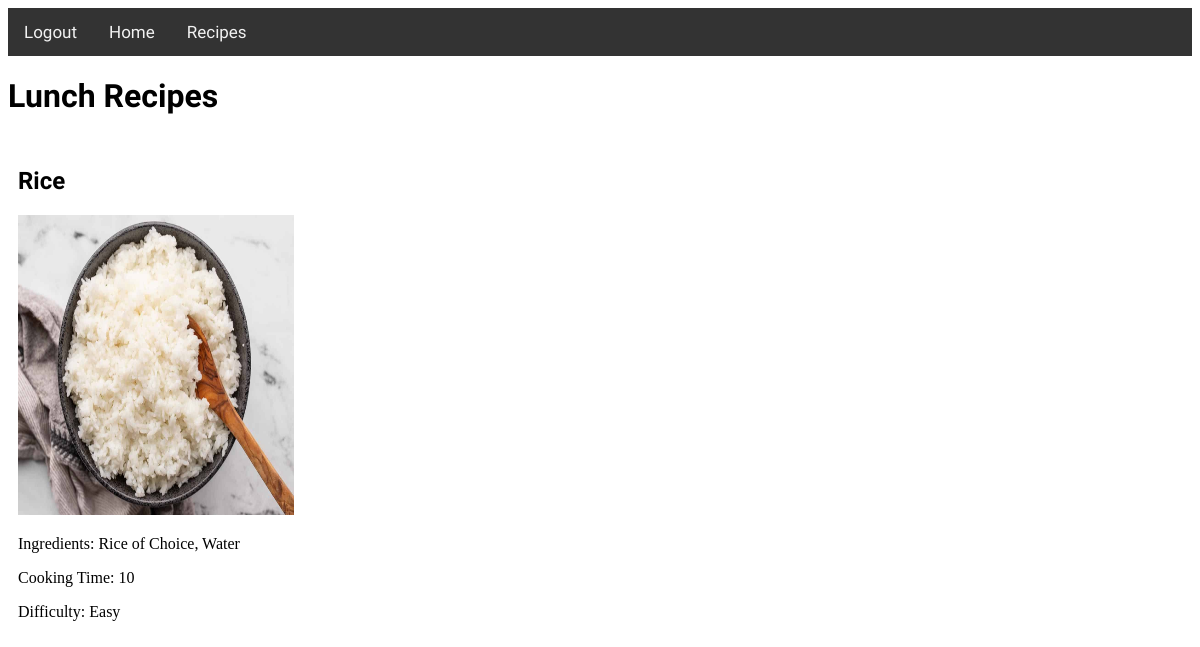
Screenshot of /lunches/ with the database file from the repository.
### recipes/models.py (models this page shows, shortened)
class Recipe(models.Model):
    TYPE_CHOICES = (
        ('Breakfast', 'Breakfasts'),
        ('Lunch', 'Lunches'),
        ('Dinner', 'Dinners'),
    )
    id = models.AutoField(primary_key=True)
    recipe_name = models.CharField(max_length=255)
    ingredients = models.TextField()
    cooking_time = models.CharField(max_length=10)
    difficulty = models.CharField(max_length=50)
    pic = models.ImageField(upload_to='media/', null=True, blank=True)
    recipe_type = models.CharField(max_length=10, choices=TYPE_CHOICES, default='Breakfast')

### recipes/views.py (the view)
# urls.py: path('lunches/', views.lunches_view, name='lunches'),  # Add URL for lunches
def lunches_view(request):
    lunch_recipes = Recipe.objects.filter(recipe_type='Lunch')
    context = {'lunch_recipes': lunch_recipes}
    return render(request, 'lunches.html', context)

### recipes/templates/lunches.html (shortened to what this page needs)
<!DOCTYPE html>
<html>
<head>
</head>
<body>
    <nav class="topnav" id="myTopnav">
        <a href="{% url 'recipes:login' %}">Logout</a>
        <a href="{% url 'recipes:home' %}">Home</a>
        <a href="{% url 'recipes:list' %}">Recipes</a>
    </nav>
    <h1 style="font-family: 'Abel', sans-serif;">Lunch Recipes</h1>
    <div class="row">
        {% for recipe in lunch_recipes %}
            <div class="column">
                <div class="recipe-container">
                    <h2>{{ recipe.recipe_name }}</h2>
                    <img src="{{ recipe.pic.url }}" alt="{{ recipe.recipe_name }}">
                    <p>Ingredients: {{ recipe.ingredients }}</p>
                    <p>Cooking Time: {{ recipe.cooking_time }}</p>
                    <p>Difficulty: {{ recipe.difficulty }}</p>
                </div>
            </div>
        {% endfor %}
    </div>
</body>
</html>

### recipes/templates/lunches.html (style rules this page uses)
.row { display: flex; flex-wrap: wrap; }
.column { width: 25%; padding: 10px; box-sizing: border-box; }
img { width: 100%; height: 300px; transition: all 0.3s ease; cursor: pointer; }
h2 { font-family: 'Abel', sans-serif; font-size: 24px; text-align: left; margin-bottom: 20px; }
.topnav { overflow: hidden; background-color: #333; }
.topnav a { float: left; display: block; color: #f2f2f2; text-align: center; padding: 14px 16px; text-decoration: none; font-size: 17px; font-family: 'Abel', sans-serif; }

### rows the page displays
Recipe: recipe_name "Rice", pic (picture), ingredients "Rice of Choice, Water", cooking_time "10", difficulty "Easy"
